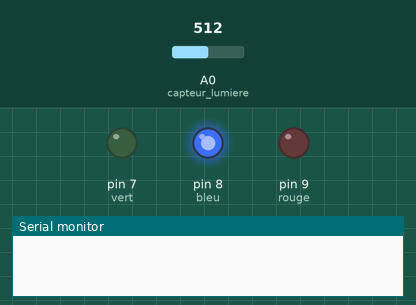
A sketch run on a simulated Arduino Uno, built with avr-gcc and run on an emulated ATmega328P. On the bench: output pins drawn as LEDs (lit = HIGH), the last lines printed to the serial monitor. The test bench sets the inputs (shaded band); at power-on: A0 (capteur_lumiere) = 512.

Above: at 0.62 s.
At 1.4 s:
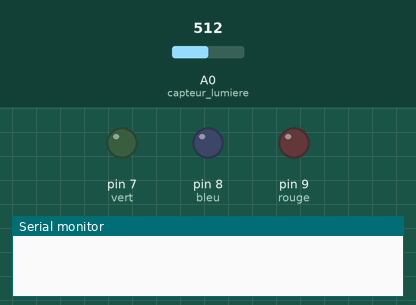
At 2.77 s:
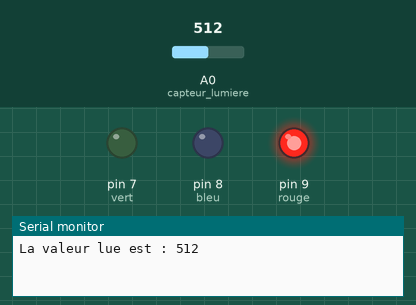
At 3.42 s:
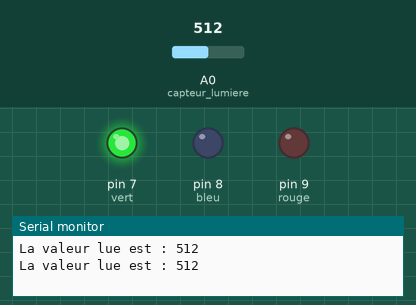
Timing chart, 0 to 3.8 s (numbered marks = the images above):
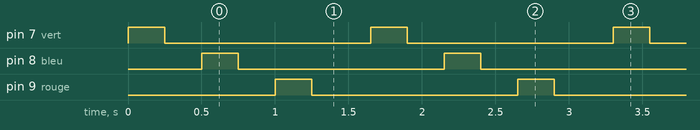

The sketch:

LED_Capteur_Lumiere_Simple.ino
```cpp
int rouge = 9; //Le pin 9 s'appelle maintenant rouge
int bleu = 8; //Le pin 8 s'appelle maintenant bleu
int vert = 7; //Le pin 7 s'appelle maintenant vert
int capteur_lumiere = A0; //Le pin A0 s'appelle maintenant capteur_lumiere
const int limite = 150;//Valeur limite à partir de laquelle les LED s'allument

// Fonction Setup qui est utilisé une fois au redémarrage de l'arduino
void setup() {
  Serial.begin(9600); //On démarre la communication Serial pour avoir des informations
  pinMode(rouge, OUTPUT);// Initialisation du pin 9 (= rouge) en sortie
  pinMode(bleu, OUTPUT);// Initialisation du pin 8 (= bleu) en sortie
  pinMode(vert, OUTPUT);// Initialisation du pin 7 (= vert) en sortie
}

// Fonction loop qui tourne pour toujours
void loop() {
  int valeur_lue = analogRead(capteur_lumiere); //On lit la valeur du capteur et on appelle la valeur : valeur_lue
  if(valeur_lue > limite)                       // Si la valeur_lue est supérieure à la limite définie
  {
    digitalWrite(vert,HIGH);      //On allume la LED verte
    delay(250);                   //Pause 1/4 de seconde
    digitalWrite(vert,LOW);       //On éteint la LED verte
    delay(250);                   //Pause 1/4 de seconde
    digitalWrite(bleu, HIGH);     //On allume la LED bleue
    delay(250);                   //Pause 1/4 de seconde
    digitalWrite(bleu,LOW);       //On éteint la LED bleue
    delay(250);                   //Pause 1/4 de seconde
    digitalWrite(rouge, HIGH);    //On allume la LED rouge
    delay(250);                   //Pause 1/4 de seconde
    digitalWrite(rouge, LOW);     //On éteint la LED rouge
    delay(250);                   //Pause 1/4 de seconde
   }
  else                            //Sinon si valeur_lue est inférieure à la limite
  {
    digitalWrite(rouge, HIGH);  // On allume la LED rouge
    delay(250);                 // On attend 1/4 de seconde
    digitalWrite(rouge, LOW);   // On éteint la LED rouge
    delay(250);                 // On attend 1/4 de seconde
   }
  Serial.print("La valeur lue est : "); //On affiche le résultat dans le Serial.
  Serial.println(valeur_lue);           //On affiche la valeur_lue dans le Serial
  delay(150);
}
```

Measured:
- by itself, pin 7 (vert), pin 8 (bleu), pin 9 (rouge): alternates HIGH for 0.25 s and LOW for 1.4 s
- by itself, everything shown: repeats every 1.7 s, in 6 steps
